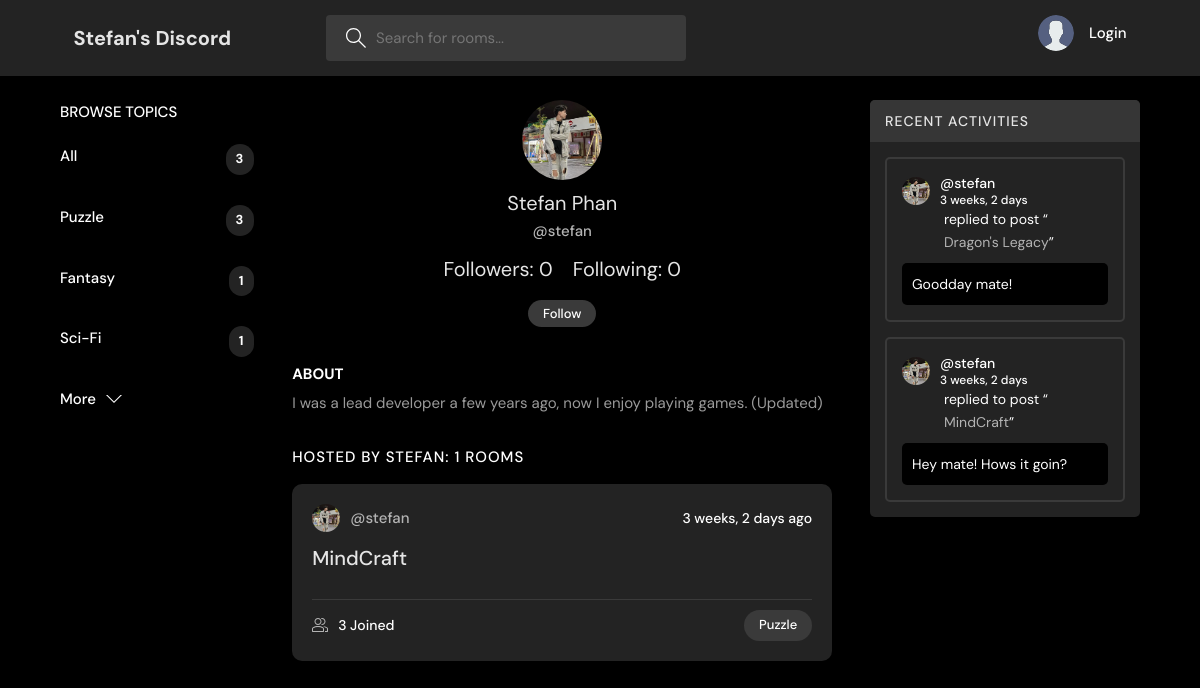
The app's page /profile/1/, older data.
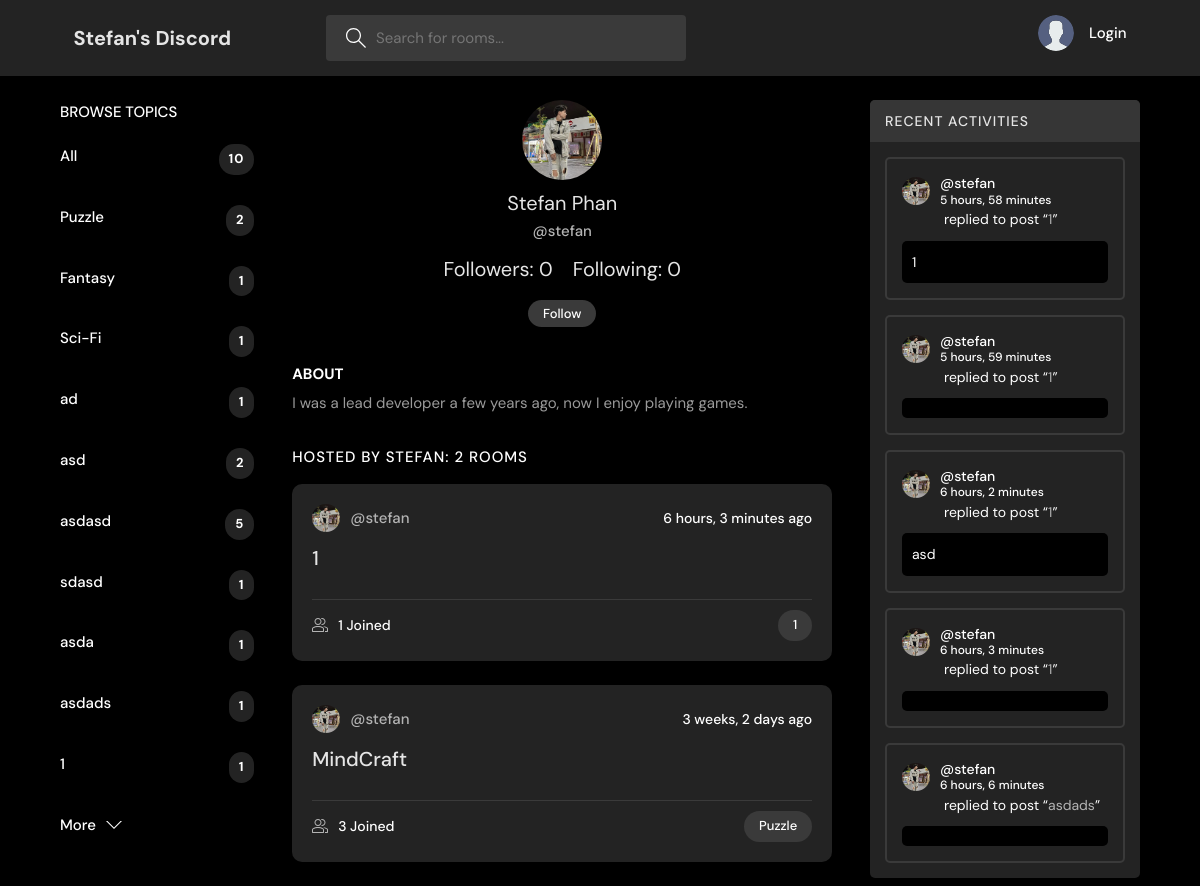
The same page, newer data.
### base/models.py (models this page shows, shortened)
class Topic(models.Model):
    name = models.CharField(max_length=200)

class User(AbstractUser):
    name = models.CharField(max_length=200, null=True)
    email = models.EmailField(unique=True,null=True)
    bio = models.TextField(null=True)
    avatar = models.ImageField(null=True, default="avatar.svg")
    USERNAME_FIELD = 'email'
    REQUIRED_FIELDS = []

class Room(models.Model):
    host = models.ForeignKey(User, on_delete=models.SET_NULL, null=True)
    topic = models.ForeignKey(Topic, on_delete=models.SET_NULL, null=True)
    name = models.CharField(max_length=200)
    description = models.TextField(null=True, blank=True)
    participants = models.ManyToManyField(User, related_name='participants', blank=True)
    update = models.DateTimeField(auto_now=True)
    created = models.DateTimeField(auto_now_add=True)
    class Meta:
        ordering = ['-update', '-created']
    def __str__(self):
        return self.name

class Message(models.Model):
    user = models.ForeignKey(User, on_delete=models.CASCADE)
    room = models.ForeignKey(Room, on_delete=models.CASCADE)
    body = models.TextField()
    update = models.DateTimeField(auto_now=True)
    created = models.DateTimeField(auto_now_add=True)
    class Meta:
        ordering = ['-update', '-created']

### base/views.py (the view)
# urls.py: path('profile/<str:pk>/', views.userProfile, name="user-profile"),
def userProfile(request, pk):
    user = User.objects.get(id=pk)
    rooms = user.room_set.all()
    room_messages = user.message_set.all().order_by('-created')[:5]
    topics = Topic.objects.all()
    following = Follow.objects.filter(user=user)
    followers = Follow.objects.filter(user_follower=user)
    isFollowing = None
    if request.user.id != user.id:
        try:
            checkFollow = followers.filter(user=User.objects.get(pk=request.user.id))
            if len(checkFollow) != 0:
                isFollowing = True
            else:
                isFollowing = False
        except:
            isFollowing = False
    context = {
        'user': user,
        'rooms': rooms,
        'room_messages': room_messages,
        'topics': topics,
        "following": following,
        "followers": followers,
        "isFollowing": isFollowing,
    }
    return render(request, 'base/profile.html', context)

### base/templates/base/profile.html (shortened to what this page needs)
{% extends 'main.html' %}
{% block content%}
<main class="profile-page layout layout--3">
  <div class="container">
    {% include 'base/topics_component.html' %}
    <div class="roomList">
      <div class="profile">
        <div class="profile__avatar">
          <div class="avatar avatar--large">
            <img src="{{user.avatar.url}}" />
          </div>
        </div>
        <div class="profile__info">
          <h3>{{user.name}}</h3>
          <p>@{{user.username}}</p>
          <div class="follow_container">
            <div class="row d-flex justify-content-center">
              <div class="my-follower-section">
                <h3>Followers: {{followers.count}}</h3>
                <h3>Following: {{following.count}} </h3>
              </div>
              {% if user.is_authenticated%}
              {% if isFollowing is not None %}
              {% if isFollowing %}
              <form action="{% url 'unfollow' %}" method="POST">
                {% csrf_token%}
                <div class="follow_button_container">
                  <input type="hidden" name="userfollow" value="{{user.username}}">
                  <input type="submit" value="Unfollow" class="follow-button">
                </div>
              </form>
              {% else%}
              <form action="{% url 'follow'%}" method="POST">
                <div class="follow_button_container">
                  <input type="submit" value="Follow" class="follow-button">
                </div>
              </form>
              {% endif %}
              {% endif %}
              {% endif %}
            </div>
          </div>
        </div>
        <div class="profile__about">
          <h3>About</h3>
          <p>
            {{user.bio}}
          </p>
        </div>
      </div>
      <div class="roomList__header">
        <div>
          <h2>Hosted by {{ user.username }}: {{ rooms.count }} Rooms</h2>
        </div>
      </div>
      {% include 'base/profile_feed_component.html' %}
    </div>
    {% include 'base/activity_component.html' %}
  </div>
</main>
{% endblock content %}

### base/templates/base/topics_component.html
<div class="topics-component-container">
  <div class="topics">
    <div class="topics__header">
      <h2>Browse Topics</h2>
    </div>
    <ul class="topics__list">
      <li>
        <a href="{% url 'home' %}" class="active">All <span>{{topics.count}}</span></a>
      </li>
      {% for topic in topics %}
      <li>
        <a href="{% url 'home' %}?q={{topic.name}}">{{topic.name}}<span>{{topic.room_set.all.count}}</span></a>
      </li>
      {% endfor %}
    </ul>
    <a class="btn btn--link" href="{% url 'topics' %}">
      More
      <svg version="1.1" xmlns="http://www.w3.org/2000/svg" width="32" height="32" viewBox="0 0 32 32">
        <title>chevron-down</title>
        <path d="M16 21l-13-13h-3l16 16 16-16h-3l-13 13z"></path>
      </svg>
    </a>
  </div>
</div>

### base/templates/base/profile_feed_component.html (shortened to what this page needs)
{% for room in rooms %}
<div class="roomListRoom">
    <div class="roomListRoom__header">
      <a href="{% url 'user-profile' room.host.id %}" class="roomListRoom__author">
        <div class="avatar avatar--small">
          <img src="{{room.host.avatar.url}}" />
        </div>
        <span>@{{room.host.username}}</span>
      </a>
      <div class="roomListRoom__actions">
        <span>{{room.created|timesince}} ago</span>
      </div>
    </div>
    <div class="roomListRoom__content">
      <a href="{% url 'room' room.id %}">{{room.name}}</a>
    </div>
    <div class="roomListRoom__meta">
      <a href="{% url 'room' room.id %}" class="roomListRoom__joined">
        {{room.participants.all.count}} Joined
      </a>
      <p class="roomListRoom__topic">{{room.topic.name}}</p>
    </div>
</div>
{% endfor %}

### base/templates/base/activity_component.html (shortened to what this page needs)
<div class="activities">
  <div class="activities__header">
    <h2>Recent Activities</h2>
  </div>
  {% for message in room_messages %}
  <div class="activities__box">
    <div class="activities__boxHeader roomListRoom__header">
      <a href="{% url 'user-profile' message.user.id %}" class="roomListRoom__author">
        <div class="avatar avatar--small">
          <img src="{{message.user.avatar.url}}" />
        </div>
        <p>
          @{{message.user.username}}
          <span>{{message.created|timesince}}</span>
        </p>
      </a>
    </div>
    <div class="activities__boxContent">
      <p>replied to post “<a href="{% url 'room' message.room.id %}">{{message.room}}</a>”</p>
      <div class="activities__boxRoomContent">
        {{message.body}}
      </div>
    </div>
  </div>
  {% endfor%}
</div>

Row changes from the older to the newer data that the page shows:
no longer on this page (row unchanged): Message: user.avatar (picture), user.username "stefan", created "3 weeks, 2 days", room "Dragon's Legacy", body "Goodday mate!"
no longer on this page (row unchanged): Message: user.avatar (picture), user.username "stefan", created "3 weeks, 2 days", room "MindCraft", body "Hey mate! Hows it goin?"
computed for Topic "Puzzle": room_set.all.count "3" → "2"
added Topic: name "ad", room_set.all.count "1"
added Topic: name "asd", room_set.all.count "2"
added Topic: name "asdasd", room_set.all.count "5"
added Topic: name "sdasd", room_set.all.count "1"
added Topic: name "asda", room_set.all.count "1"
added Topic: name "asdads", room_set.all.count "1"
added Topic: name "1", room_set.all.count "1"
changed User "Stefan Phan": bio "I was a lead developer a few years ago, now I enjoy playing games. (Updated)" → "I was a lead developer a few years ago, now I enjoy playing games."; count "1" → "2"
added Room: host.avatar (picture), host.username "stefan", created "6 hours, 3 minutes", name "1", participants.all.count "1", topic.name "1"
added Message: user.avatar (picture), user.username "stefan", created "5 hours, 58 minutes", room "1", body "1"
added Message: user.avatar (picture), user.username "stefan", created "5 hours, 59 minutes", room "1"
added Message: user.avatar (picture), user.username "stefan", created "6 hours, 2 minutes", room "1", body "asd"
added Message: user.avatar (picture), user.username "stefan", created "6 hours, 3 minutes", room "1"
added Message: user.avatar (picture), user.username "stefan", created "6 hours, 6 minutes", room "asdads"
Text that changed along with them:
{{ topics.count }}: "3" → "10"
